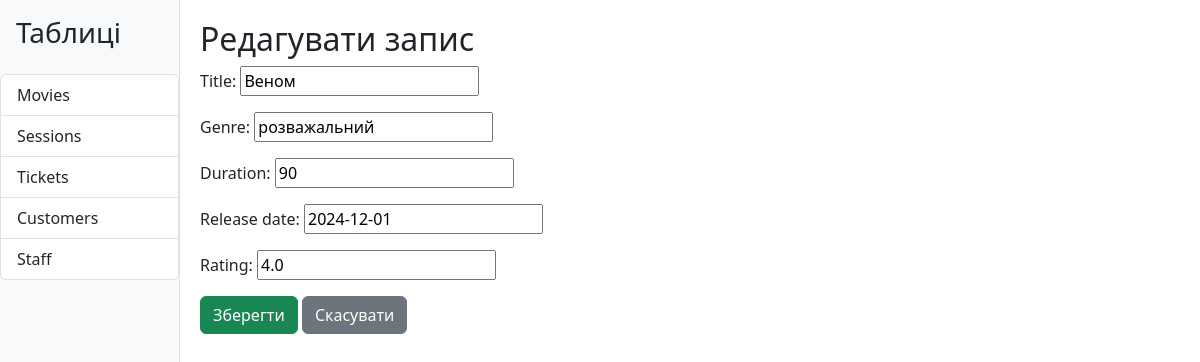
Screenshot of /cinema/movies/edit/1/ with the database file from the repository.
### cinema/models.py (models this page shows, shortened)
class Movie(models.Model):
    title = models.CharField(max_length=100)
    genre = models.CharField(max_length=50, blank=True, null=True)
    duration = models.PositiveIntegerField()
    release_date = models.DateField()
    rating = models.DecimalField(max_digits=2, decimal_places=1)

### cinema/views.py (the view)
# urls.py: path('cinema/<str:table_name>/edit/<int:pk>/', views.edit_record, name='edit_record'),
def edit_record(request, table_name, pk):
    model = TABLES.get(table_name)
    if not model:
        return render(request, '404.html', status=404)
    record = get_object_or_404(model, pk=pk)
    Form = modelform_factory(model, exclude=[])
    if request.method == 'POST':
        form = Form(request.POST, instance=record)
        if form.is_valid():
            form.save()
            return redirect('view_table', table_name=table_name)
    else:
        form = Form(instance=record)
    return render(request, 'cinema/form.html', {'form': form, 'table_name': table_name, 'action': 'Редагувати запис'})

### cinema/templates/cinema/form.html (shortened to what this page needs)
{% extends "cinema/dashboard.html" %}
{% block content %}
<h2>{{ action }}</h2>
<form method="post">
    {{ form.as_p }}
    <button type="submit" class="btn btn-success">Зберегти</button>
    <a href="{% url 'view_table' table_name %}" class="btn btn-secondary">Скасувати</a>
</form>
{% endblock %}

### rows the page displays
Movie: title "Веном", genre "розважальний", duration "90", release_date "2024-12-01", rating "4.0"

### other values shown
{{ action }} "Редагувати запис"
